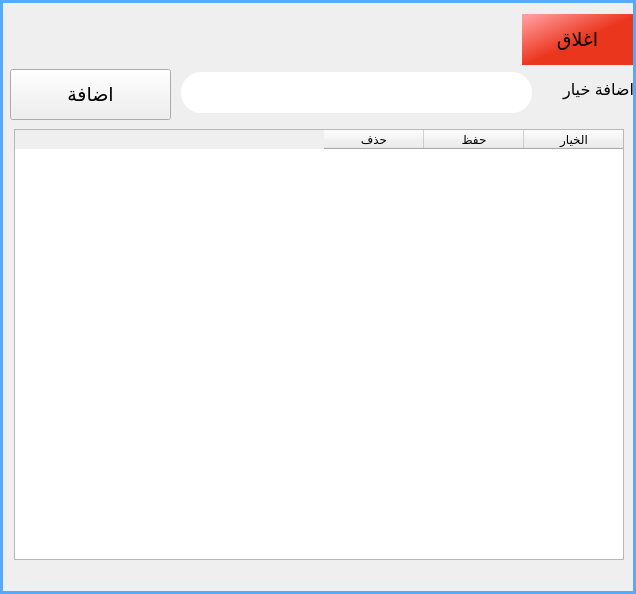
  <widget class="QGroupBox" name="groupBox">
   <property name="geometry">
    <rect>
     <x>2</x>
     <y>-11</y>
     <width>636</width>
     <height>594</height>
    </rect>
   </property>
   <property name="styleSheet">
    <string notr="true">QGroupBox{border:3px solid rgb(85, 170, 255)}</string>
   </property>
   <property name="title">
    <string/>
   </property>
   <widget class="QLabel" name="label">
    <property name="geometry">
     <rect>
      <x>533</x>
      <y>69</y>
      <width>101</width>
      <height>41</height>
     </rect>
    </property>
    <property name="font">
     <font>
      <family>Segoe UI</family>
      <pointsize>12</pointsize>
     </font>
    </property>
    <property name="text">
     <string>اضافة خيار</string>
    </property>
   </widget>
   <widget class="QLineEdit" name="lineEdit">
    <property name="geometry">
     <rect>
      <x>181</x>
      <y>72</y>
      <width>351</width>
      <height>41</height>
     </rect>
    </property>
    <property name="styleSheet">
     <string notr="true">border-radius:20px;</string>
    </property>
   </widget>
   <widget class="QTableWidget" name="tableWidget">
    <property name="geometry">
     <rect>
      <x>14</x>
      <y>129</y>
      <width>610</width>
      <height>431</height>
     </rect>
    </property>
    <property name="layoutDirection">
     <enum>Qt::RightToLeft</enum>
    </property>
    <column>
     <property name="text">
      <string>الخيار</string>
     </property>
    </column>
    <column>
     <property name="text">
      <string>حفظ</string>
     </property>
    </column>
    <column>
     <property name="text">
      <string>حذف</string>
     </property>
    </column>
   </widget>
   <widget class="QPushButton" name="pushButton_27">
    <property name="geometry">
     <rect>
      <x>522</x>
      <y>14</y>
      <width>111</width>
      <height>51</height>
     </rect>
    </property>
    <property name="font">
     <font>
      <family>Segoe UI</family>
      <pointsize>14</pointsize>
     </font>
    </property>
    <property name="cursor">
     <cursorShape>PointingHandCursor</cursorShape>
    </property>
    <property name="layoutDirection">
     <enum>Qt::LeftToRight</enum>
    </property>
    <property name="styleSheet">
     <string notr="true">border-radius:none;

background-color: qlineargradient(spread:pad, x1:0, y1:0, x2:0.687, y2:0.704545, stop:0.0646766 rgba(255, 155, 155, 255), stop:0.751244 rgba(235, 54, 30, 255));</string>
    </property>
    <property name="text">
     <string>اغلاق</string>
    </property>
    <property name="iconSize">
     <size>
      <width>41</width>
      <height>49</height>
     </size>
    </property>
   </widget>
   <widget class="QPushButton" name="pushButton_26">
    <property name="geometry">
     <rect>
      <x>10</x>
      <y>69</y>
      <width>161</width>
      <height>51</height>
     </rect>
    </property>
    <property name="font">
     <font>
      <family>Segoe UI</family>
      <pointsize>14</pointsize>
     </font>
    </property>
    <property name="cursor">
     <cursorShape>PointingHandCursor</cursorShape>
    </property>
    <property name="layoutDirection">
     <enum>Qt::LeftToRight</enum>
    </property>
    <property name="text">
     <string>اضافة</string>
    </property>
    <property name="icon">
     <iconset resource="icons.qrc">
      <normaloff>:/icons8-add-new-100.png</normaloff>:/icons8-add-new-100.png</iconset>
    </property>
    <property name="iconSize">
     <size>
      <width>41</width>
      <height>49</height>
     </size>
    </property>
   </widget>
  </widget>
